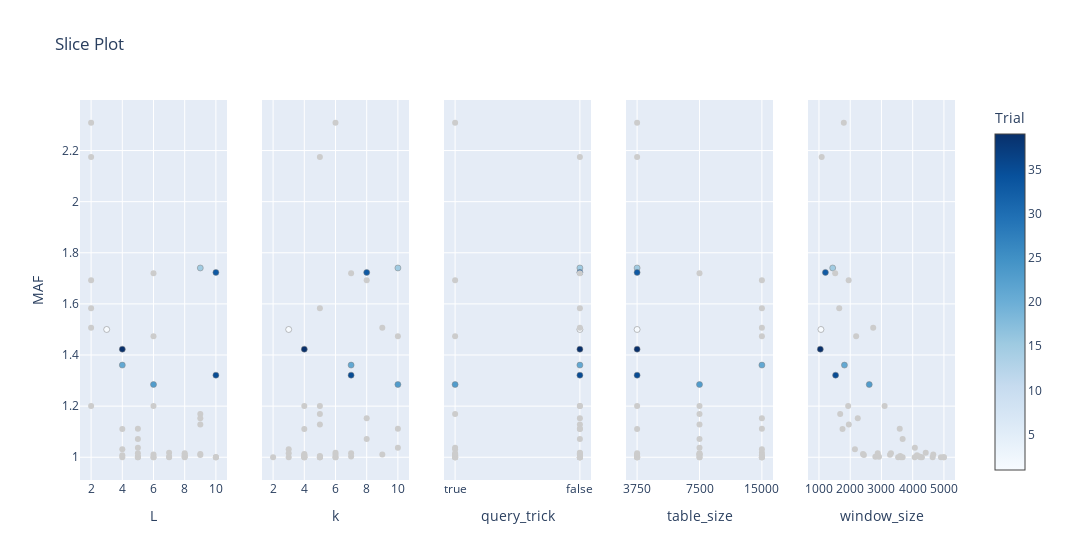

The notebook cell saved with this chart:
### Code cell
plot_slice(lsh_study, target = lambda t: t.values[0], target_name = 'MAF')

### Figure 1 — Plotly figure (JSON) as saved in the notebook; plotly's stock layout.template omitted (floating-point values rounded to 4 significant figures)
{"data": [{"marker": {"color": [1, 15, 21, 23, 33, 35, 39], "colorbar": {"title": {"text": "Trial"}, "x": 1, "xpad": 40}, "colorscale": [[0, "rgb(247,251,255)"], [0.125, "rgb(222,235,247)"], [0.25, "rgb(198,219,239)"], [0.375, "rgb(158,202,225)"], [0.5, "rgb(107,174,214)"], [0.625, "rgb(66,146,198)"], [0.75, "rgb(33,113,181)"], [0.875, "rgb(8,81,156)"], [1, "rgb(8,48,107)"]], "line": {"color": "Grey", "width": 0.5}, "showscale": true}, "mode": "markers", "name": "Feasible Trial", "showlegend": false, "type": "scatter", "x": [3, 9, 4, 6, 10, 10, 4], "xaxis": "x", "y": [1.5, 1.741, 1.361, 1.285, 1.723, 1.321, 1.423], "yaxis": "y"}, {"marker": {"color": "#cccccc"}, "mode": "markers", "name": "Infeasible Trial", "showlegend": false, "type": "scatter", "x": [6, 8, 6, 5, 6, 2, 9, 5, 6, 9, 7, 2, 6, 2, 2, 10, 5, 5, 7, 2, 5, 9, 7, 6, 8, 9, 4, 10, 5, 4, 4, 8, 7, 2, 8, 4, 4, 2, 10, 5, 8, 9, 5], "xaxis": "x", "y": [1.474, 1.002, 1, 1.071, 1.201, 1.583, 1.009, Infinity, 1.011, 1.128, 1.018, 1.201, 1.72, 1.507, 1.693, 1, 1, 1.003, 1.002, Infinity, 1.0, 1.169, 1, 1, 1.0, 1.013, Infinity, 1, 1.037, 1.111, 1.031, 1.005, Infinity, 2.175, 1.01, 1, 1.008, 2.309, 1.0, 1.111, 1.016, 1.152, 1.015], "yaxis": "y"}, {"marker": {"color": [1, 15, 21, 23, 33, 35, 39], "colorbar": {"title": {"text": "Trial"}, "x": 1, "xpad": 40}, "colorscale": [[0, "rgb(247,251,255)"], [0.125, "rgb(222,235,247)"], [0.25, "rgb(198,219,239)"], [0.375, "rgb(158,202,225)"], [0.5, "rgb(107,174,214)"], [0.625, "rgb(66,146,198)"], [0.75, "rgb(33,113,181)"], [0.875, "rgb(8,81,156)"], [1, "rgb(8,48,107)"]], "line": {"color": "Grey", "width": 0.5}, "showscale": false}, "mode": "markers", "name": "Feasible Trial", "showlegend": false, "type": "scatter", "x": [3, 10, 7, 10, 8, 7, 4], "xaxis": "x2", "y": [1.5, 1.741, 1.361, 1.285, 1.723, 1.321, 1.423], "yaxis": "y2"}, {"marker": {"color": "#cccccc"}, "mode": "markers", "name": "Infeasible Trial", "showlegend": false, "type": "scatter", "x": [10, 4, 5, 8, 5, 5, 4, 9, 9, 5, 6, 4, 7, 9, 8, 4, 2, 7, 5, 7, 4, 5, 6, 4, 5, 4, 10, 6, 10, 4, 3, 5, 8, 5, 6, 3, 4, 6, 5, 10, 7, 8, 3], "xaxis": "x2", "y": [1.474, 1.002, 1, 1.071, 1.201, 1.583, 1.009, Infinity, 1.011, 1.128, 1.018, 1.201, 1.72, 1.507, 1.693, 1, 1, 1.003, 1.002, Infinity, 1.0, 1.169, 1, 1, 1.0, 1.013, Infinity, 1, 1.037, 1.111, 1.031, 1.005, Infinity, 2.175, 1.01, 1, 1.008, 2.309, 1.0, 1.111, 1.016, 1.152, 1.015], "yaxis": "y2"}, {"marker": {"color": [1, 15, 21, 23, 33, 35, 39], "colorbar": {"title": {"text": "Trial"}, "x": 1, "xpad": 40}, "colorscale": [[0, "rgb(247,251,255)"], [0.125, "rgb(222,235,247)"], [0.25, "rgb(198,219,239)"], [0.375, "rgb(158,202,225)"], [0.5, "rgb(107,174,214)"], [0.625, "rgb(66,146,198)"], [0.75, "rgb(33,113,181)"], [0.875, "rgb(8,81,156)"], [1, "rgb(8,48,107)"]], "line": {"color": "Grey", "width": 0.5}, "showscale": false}, "mode": "markers", "name": "Feasible Trial", "showlegend": false, "type": "scatter", "x": [false, false, false, true, false, false, false], "xaxis": "x3", "y": [1.5, 1.741, 1.361, 1.285, 1.723, 1.321, 1.423], "yaxis": "y3"}, {"marker": {"color": "#cccccc"}, "mode": "markers", "name": "Infeasible Trial", "showlegend": false, "type": "scatter", "x": [true, true, true, false, false, false, true, true, true, false, false, false, false, false, true, false, false, true, true, true, true, true, false, false, false, false, true, true, true, false, true, true, true, false, false, false, true, true, true, false, false, false, true], "xaxis": "x3", "y": [1.474, 1.002, 1, 1.071, 1.201, 1.583, 1.009, Infinity, 1.011, 1.128, 1.018, 1.201, 1.72, 1.507, 1.693, 1, 1, 1.003, 1.002, Infinity, 1.0, 1.169, 1, 1, 1.0, 1.013, Infinity, 1, 1.037, 1.111, 1.031, 1.005, Infinity, 2.175, 1.01, 1, 1.008, 2.309, 1.0, 1.111, 1.016, 1.152, 1.015], "yaxis": "y3"}, {"marker": {"color": [1, 15, 21, 23, 33, 35, 39], "colorbar": {"title": {"text": "Trial"}, "x": 1, "xpad": 40}, "colorscale": [[0, "rgb(247,251,255)"], [0.125, "rgb(222,235,247)"], [0.25, "rgb(198,219,239)"], [0.375, "rgb(158,202,225)"], [0.5, "rgb(107,174,214)"], [0.625, "rgb(66,146,198)"], [0.75, "rgb(33,113,181)"], [0.875, "rgb(8,81,156)"], [1, "rgb(8,48,107)"]], "line": {"color": "Grey", "width": 0.5}, "showscale": false}, "mode": "markers", "name": "Feasible Trial", "showlegend": false, "type": "scatter", "x": [3750, 3750, 15000, 7500, 3750, 3750, 3750], "xaxis": "x4", "y": [1.5, 1.741, 1.361, 1.285, 1.723, 1.321, 1.423], "yaxis": "y4"}, {"marker": {"color": "#cccccc"}, "mode": "markers", "name": "Infeasible Trial", "showlegend": false, "type": "scatter", "x": [15000, 3750, 15000, 7500, 3750, 15000, 7500, 7500, 7500, 7500, 15000, 7500, 7500, 15000, 15000, 3750, 3750, 3750, 3750, 7500, 3750, 7500, 15000, 7500, 7500, 7500, 3750, 3750, 7500, 3750, 15000, 15000, 15000, 3750, 3750, 15000, 15000, 3750, 15000, 15000, 3750, 15000, 7500], "xaxis": "x4", "y": [1.474, 1.002, 1, 1.071, 1.201, 1.583, 1.009, Infinity, 1.011, 1.128, 1.018, 1.201, 1.72, 1.507, 1.693, 1, 1, 1.003, 1.002, Infinity, 1.0, 1.169, 1, 1, 1.0, 1.013, Infinity, 1, 1.037, 1.111, 1.031, 1.005, Infinity, 2.175, 1.01, 1, 1.008, 2.309, 1.0, 1.111, 1.016, 1.152, 1.015], "yaxis": "y4"}, {"marker": {"color": [1, 15, 21, 23, 33, 35, 39], "colorbar": {"title": {"text": "Trial"}, "x": 1, "xpad": 40}, "colorscale": [[0, "rgb(247,251,255)"], [0.125, "rgb(222,235,247)"], [0.25, "rgb(198,219,239)"], [0.375, "rgb(158,202,225)"], [0.5, "rgb(107,174,214)"], [0.625, "rgb(66,146,198)"], [0.75, "rgb(33,113,181)"], [0.875, "rgb(8,81,156)"], [1, "rgb(8,48,107)"]], "line": {"color": "Grey", "width": 0.5}, "showscale": false}, "mode": "markers", "name": "Feasible Trial", "showlegend": false, "type": "scatter", "x": [1063, 1439, 1815, 2609, 1206, 1532, 1043], "xaxis": "x5", "y": [1.5, 1.741, 1.361, 1.285, 1.723, 1.321, 1.423], "yaxis": "y5"}, {"marker": {"color": "#cccccc"}, "mode": "markers", "name": "Infeasible Trial", "showlegend": false, "type": "scatter", "x": [2190, 2921, 4639, 3678, 1935, 1648, 2438, 1202, 4659, 1956, 4417, 3101, 1519, 2736, 1951, 4999, 3626, 4212, 2805, 1718, 4296, 1679, 4905, 4996, 4064, 2409, 1522, 3677, 4069, 1754, 2151, 3602, 1004, 1087, 3274, 4249, 4137, 1795, 3534, 3585, 3304, 2242, 2881], "xaxis": "x5", "y": [1.474, 1.002, 1, 1.071, 1.201, 1.583, 1.009, Infinity, 1.011, 1.128, 1.018, 1.201, 1.72, 1.507, 1.693, 1, 1, 1.003, 1.002, Infinity, 1.0, 1.169, 1, 1, 1.0, 1.013, Infinity, 1, 1.037, 1.111, 1.031, 1.005, Infinity, 2.175, 1.01, 1, 1.008, 2.309, 1.0, 1.111, 1.016, 1.152, 1.015], "yaxis": "y5"}], "layout": {"title": {"text": "Slice Plot"}, "width": 1500, "xaxis": {"anchor": "y", "domain": [0, 0.168], "title": {"text": "L"}}, "xaxis2": {"anchor": "y2", "domain": [0.208, 0.376], "title": {"text": "k"}}, "xaxis3": {"anchor": "y3", "categoryarray": [true, false], "categoryorder": "array", "domain": [0.416, 0.584], "title": {"text": "query_trick"}, "type": "category"}, "xaxis4": {"anchor": "y4", "categoryarray": [3750, 7500, 15000], "categoryorder": "array", "domain": [0.624, 0.792], "title": {"text": "table_size"}, "type": "category"}, "xaxis5": {"anchor": "y5", "domain": [0.832, 1], "title": {"text": "window_size"}}, "yaxis": {"anchor": "x", "domain": [0, 1], "title": {"text": "MAF"}}, "yaxis2": {"anchor": "x2", "domain": [0, 1], "matches": "y", "showticklabels": false}, "yaxis3": {"anchor": "x3", "domain": [0, 1], "matches": "y", "showticklabels": false}, "yaxis4": {"anchor": "x4", "domain": [0, 1], "matches": "y", "showticklabels": false}, "yaxis5": {"anchor": "x5", "domain": [0, 1], "matches": "y", "showticklabels": false}}}
